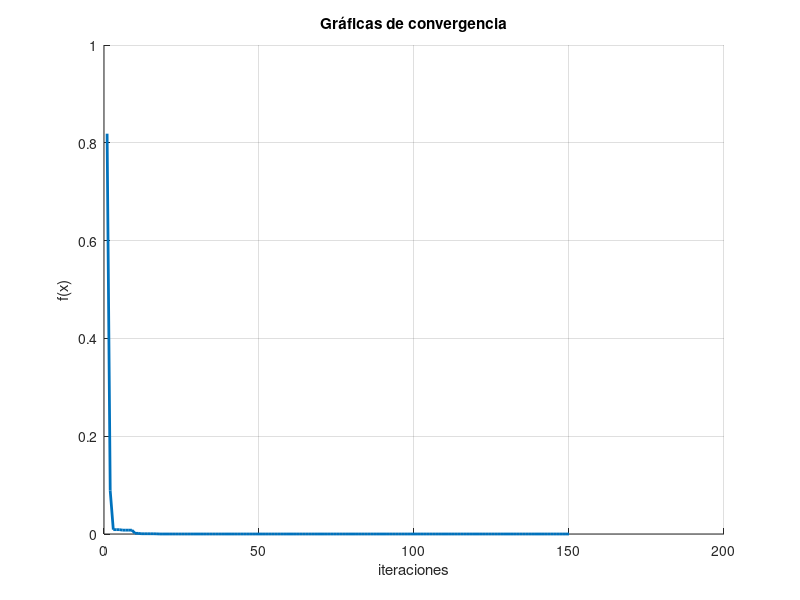

MATLAB code for this plot:
clear all
close all
clc

A = [4 2; 3 1];%valores izquierda
b = [8; 2];%valores resultados

m = numel(b);

f = @(x) (1/(2*m))*sum((b-A*x).^2);

xl = [-5 -5]';%dimensiones
xu = [5 5]';%dimensiones

G = 150;
N = 50;
D = 2;%dimensiones

F = 0.6;
CR = 0.9;

x = zeros(D,N);
fitness = zeros(1,N);

for i=1:N
    x(:,i) = xl+(xu-xl).*rand(D,1);
    fitness(i) = f(x(:,i));
end

for n=1:G

    for i=1:N
        %Mutacion
        r1 = i;
        while r1==i
            r1 = randi([1,N]);
        end

        r2 = r1;
        while r2==r1 || r2==i
            r2 = randi([1,N]);
        end

        r3 = r2;
        while r3==r2 || r3==r1 || r3==i
            r3 = randi([1,N]);
        end

        v = x(:,r1) + F*(x(:,r2)-x(:,r3));

        %Recombinacion
        u = zeros(D,1);

        for j=1:D
            if rand()<=CR
                u(j) = v(j);
            else
                u(j) = x(j,i);
            end
        end

        %seleccion
        fu = f(u);

        if fu<fitness(i)
            x(:,i) = u;
            fitness(i) = fu;
        end
    end
 
    [fx_plot(n),~] = min(fitness);
end

[~,igb] = min(fitness);

x(:,igb)

f(x(:,igb))

A*x(:,igb)

figure
grid on
hold on
plot(fx_plot,'LineWidth',2);
title('Gráficas de convergencia')
xlabel('iteraciones')
ylabel('f(x)')

